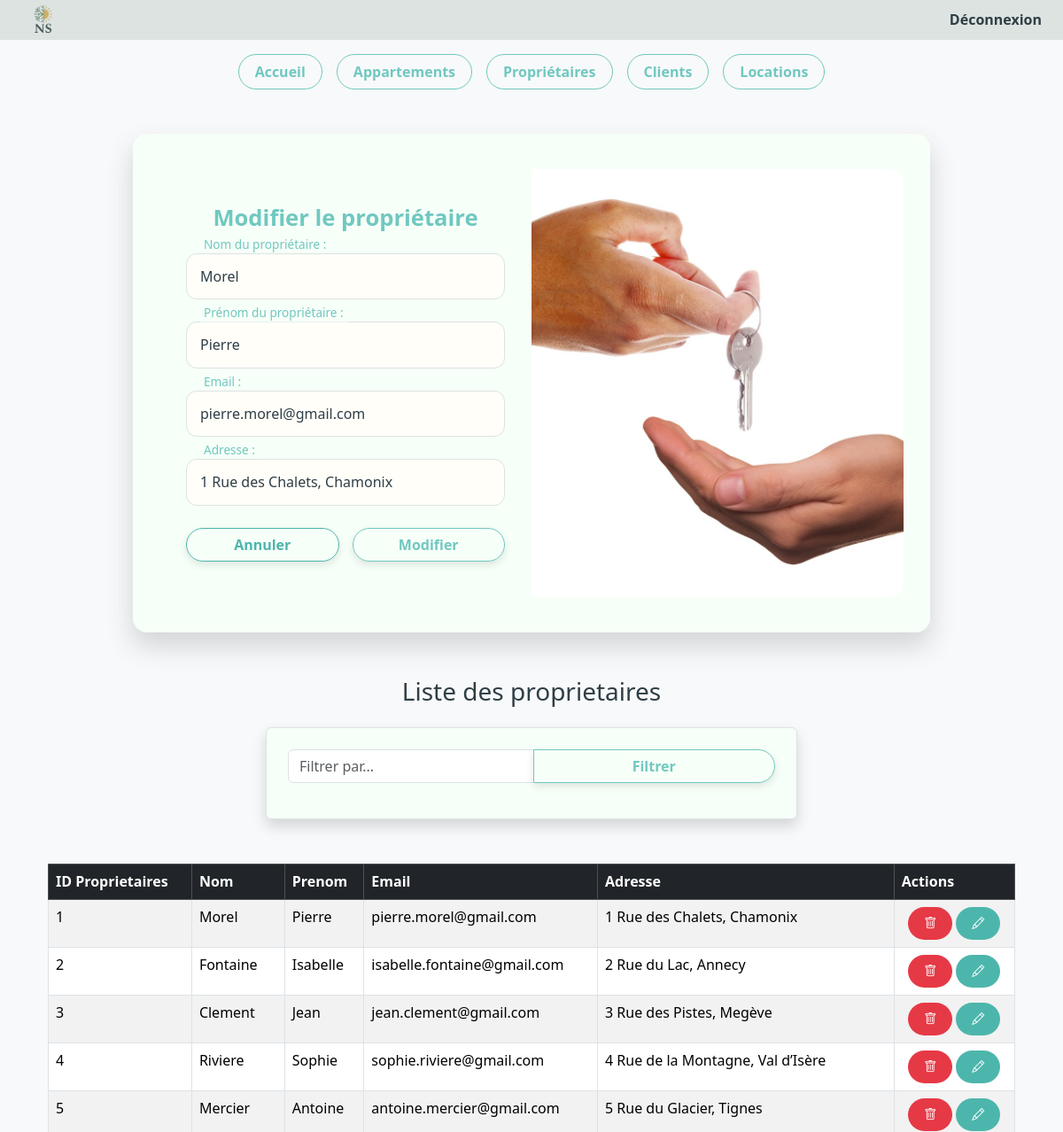
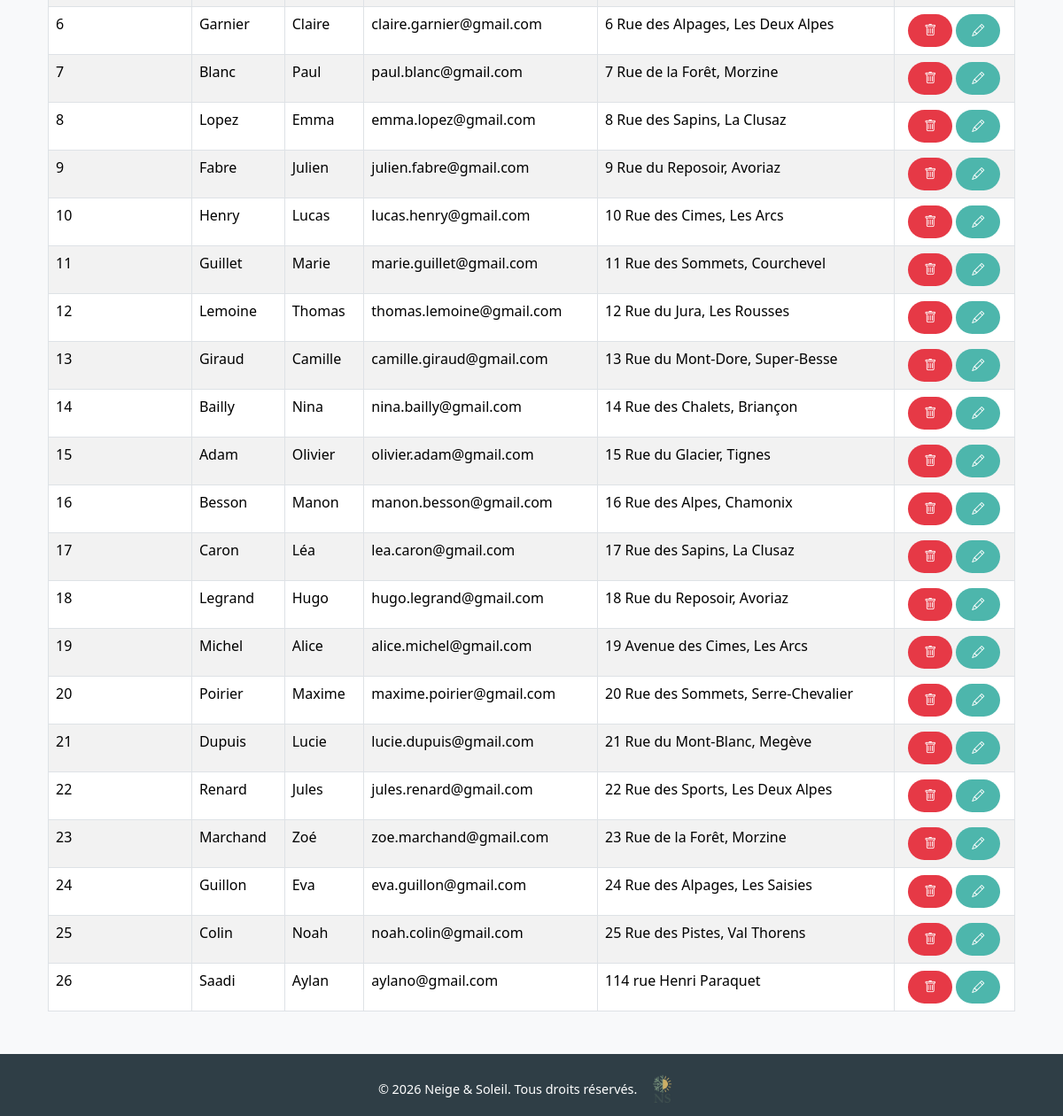
Page /index.php?page=3&action=edit&idproprio=1 (signed in) on the committed database (2 pictures, top to bottom).
### tables this page shows
CREATE TABLE proprietaire (
  idproprio INT NOT NULL AUTO_INCREMENT,
  nom VARCHAR(50) NOT NULL,
  prenom VARCHAR(50) NOT NULL,
  email VARCHAR(50) NOT NULL,
  adresse TEXT NOT NULL,
  PRIMARY KEY (idproprio),
  UNIQUE KEY email (email)
);

### controleur/gestion_proprietaire.php (called while the page is built, shortened)
<?php
	$Proprietaire = null;
		if (isset($_GET['action']) && isset($_GET['idproprio'])){
			$action = $_GET['action'];
			$idproprio = (int)$_GET['idproprio'];
			switch ($action){
				case "edit":
					$Proprietaire = $unControleur->selectWhere_proprietaire($idproprio);
					break;
			}
		}
	$proprietaires = $unControleur->selectAll_proprietaires();
	require_once ("vue/vue_insert_Proprietaire.php");
	if(isset($_POST['Filtrer'])){
		$filtre = $_POST['filtre'];
		$lesProprietaires = $unControleur->selectLike_Proprietaire($filtre);
	}else {
		$lesProprietaires = $unControleur->selectAll_Proprietaires();
	}
	require_once("vue/vue_select_proprietaire.php");
?>

### modele/modele.class.php (called while the page is built, shortened)
<?php
class Modele {
    private $unPdo;
    public function __construct() {
        $url = "mysql:host=localhost;dbname=ns";
        $user = "root";
        $mdp = "";
        try {
            $this->unPdo = new PDO($url, $user, $mdp);
            $this->unPdo->setAttribute(PDO::ATTR_ERRMODE, PDO::ERRMODE_EXCEPTION);
        } catch (PDOException $exp) {
            echo "Erreur de Connexion à " . $url . "<br>";
            echo $exp->getMessage();
            exit();
        }
    }
    public function selectAll_proprietaires() {
        $requete = "SELECT * FROM proprietaire";
        $exec = $this->unPdo->prepare($requete);
        $exec->execute();
        return $exec->fetchAll();
    }
    public function selectWhere_proprietaire($idproprio) {
        $requete = "SELECT * FROM proprietaire WHERE idproprio = :idproprio";
        $exec = $this->unPdo->prepare($requete);
        $exec->execute([":idproprio" => $idproprio]);
        return $exec->fetch();
    }
}
?>

### controleur/controleur.class.php (called while the page is built, shortened)
<?php
require_once("modele/modele.class.php");
class Controleur
{
    private $unModele;
    public function __construct()
    {
        $this->unModele = new Modele();
    }
    public function selectAll_proprietaires()
    {
        return $this->unModele->selectAll_proprietaires();
    }
    public function selectWhere_proprietaire($idproprietaire)
    {
        return $this->unModele->selectWhere_Proprietaire($idproprietaire);
    }
}

### vue/vue_select_proprietaire.php (the view)
<h3 class="text-center mb-4">Liste des proprietaires</h3>
<form method="post" class="container mt-3 p-4 border rounded shadow" style="max-width: 600px;">
    <div class="input-group mb-3">
        <input type="text" name="filtre" class="form-control" placeholder="Filtrer par...">
        <button type="submit" name="Filtrer" class="btn btn-primary">Filtrer</button>
    </div>
</form>
<div class="container mt-3">
    <table class="table table-striped table-bordered">
        <thead class="table-dark">
            <tr>
                <th>ID Proprietaires</th>
                <th>Nom</th>
                <th>Prenom</th>
                <th>Email</th>
                <th>Adresse</th>
                <th>Actions</th>
            </tr>
        </thead>
        <tbody>
            <?php
            if (isset($lesProprietaires)){
                foreach($lesProprietaires as $unProprietaire){
                    echo "<tr>";
                    echo "<td>".$unProprietaire['idproprio']."</td>";
                    echo "<td>".$unProprietaire['nom']."</td>";
                    echo "<td>".$unProprietaire['prenom']."</td>";
                    echo "<td>".$unProprietaire['email']."</td>";
                    echo "<td>".$unProprietaire['adresse']."</td>";
                    echo "<td>";
                    echo "<a href='index.php?page=3&action=sup&idproprio=".$unProprietaire['idproprio']."'
                           onclick=\"return confirm('Voulez-vous vraiment supprimer cet Proprietaire ?');\"
                           class='btn btn-danger btn-sm me-1'>
                           <i class='bi bi-trash'></i>
                          </a>";
                    echo "<a href='index.php?page=3&action=edit&idproprio=".$unProprietaire['idproprio']."'
                           class='btn btn-warning btn-sm'>
                           <i class='bi bi-pencil'></i>
                          </a>";
                    echo "</td>";
                    echo "</tr>";
                }
            }
            ?>
        </tbody>
    </table>
</div>

### vue/vue_insert_proprietaire.php (shortened to what this page needs)
<div class="container">
    <form method="post" class="form-with-image">
        <div class="form-fields">
            <h3 class="text-center mb-4">
                <?= ($Proprietaire == null) ? "Ajout d'un propriétaire" : "Modifier le propriétaire" ?>
            </h3>
            <div class="form-group">
                <input type="text" id="nom" name="nom" placeholder=" "
                    value="<?= ($Proprietaire == null) ? '' : htmlspecialchars($Proprietaire['nom']) ?>" required>
                <label for="nom">Nom du propriétaire :</label>
            </div>
            <div class="form-group">
                <input type="text" id="prenom" name="prenom" placeholder=" "
                    value="<?= ($Proprietaire == null) ? '' : htmlspecialchars($Proprietaire['prenom']) ?>" required>
                <label for="prenom">Prénom du propriétaire :</label>
            </div>
            <div class="form-group">
                <input type="email" id="email" name="email" placeholder=" "
                    value="<?= ($Proprietaire == null) ? '' : htmlspecialchars($Proprietaire['email']) ?>" required>
                <label for="email">Email :</label>
            </div>
            <div class="form-group">
                <input type="text" id="adresse" name="adresse" placeholder=" "
                    value="<?= ($Proprietaire == null) ? '' : htmlspecialchars($Proprietaire['adresse']) ?>" required>
                <label for="adresse">Adresse :</label>
            </div>
            <div class="d-flex">
                <button type="reset" class="btn btn-secondary">Annuler</button>
                <button type="submit"
                    <?= ($Proprietaire == null) ? 'name="Valider"' : 'name="Modifier"' ?>
                    class="btn btn-primary">
                    <?= ($Proprietaire == null) ? 'Valider' : 'Modifier' ?>
                </button>
            </div>
        </div>
        <div class="form-image">
            <img src="images/design/proprietaire-.jpg" alt="Ajout propriétaire">
        </div>
    </form>
</div>

### styles/style.css (style rules this page uses)
:root { --color-dark: #2F3E46; --color-neutral: #DCE3E1; --color-accent: #70C8C0; --color-secondary: #4DB6AC; --color-bg: #F6FFF8; --color-highlight: #A3D9D0; --color-error: #E63946; }
*, *::after, *::before { box-sizing: border-box; }
body, html { height: 100%; margin: 0; padding: 0; font-family: 'Segoe UI', Tahoma, Geneva, Verdana, sans-serif; line-height: 1.4; color: var(--color-dark); background-color: var(--color-bg); }
.btn, .home-btn, .btn-dashboard, form .btn, .home-contact-form button { display: inline-block; font-weight: 600; border-radius: 50px; text-align: center; cursor: pointer; transition: all 0.3s ease; text-decoration: none; padding: 8px 18px; }
.btn, .home-btn, .btn-dashboard, form .btn-primary { background-color: transparent; color: var(--color-accent); border: 1px solid var(--color-accent); }
form .btn { flex: 1; padding: 6px 10px; box-shadow: 0 4px 10px rgba(0, 0, 0, 0.1); }
form .btn-secondary { color: var(--color-secondary); border: 1px solid var(--color-secondary); }
.btn-danger { background-color: var(--color-error); border: none; color: #fff; }
.btn-warning { background-color: var(--color-secondary); border: none; color: #fff; }
form { background: var(--color-bg); padding: 40px 30px; border-radius: 2rem; box-shadow: 0 15px 30px rgba(54,59,72,0.2); margin: 50px auto; max-width: 700px; width: 100%; }
form h2, form h3 { text-align: center; margin-bottom: 20px; color: var(--color-accent); font-weight: 600; font-size: 1.6rem; }
.form-group { position: relative; margin-bottom: 25px; }
.form-group input, .form-group select, .form-group textarea, .home-contact-form input, .home-contact-form textarea { width: 100%; padding: 14px 45px 14px 15px; border: 1px solid var(--color-neutral); border-radius: 12px; background-color: #fffef9; color: var(--color-dark); font-size: 1rem; transition: all 0.3s ease; }
.form-group label { position: absolute; left: 45px; top: 50%; transform: translateY(-50%); color: var(--color-secondary); font-size: 1rem; pointer-events: none; transition: all 0.3s ease; }
.form-group input:focus + label, .form-group input:not(:placeholder-shown) + label, .form-group textarea:focus + label, .form-group textarea:not(:placeholder-shown) + label, .form-group select:focus + label, .form-group select:not([value=""]) + label { top: -10px; left: 15px; font-size: 0.85rem; color: var(--color-accent); background: var(--color-bg); padding: 0 5px; }
form .d-flex, .home-form-row { display: flex; gap: 15px; justify-content: space-between; }
.form-with-image { display: flex; flex-direction: row; overflow: hidden; border-radius: 16px; max-width: 900px; margin: 50px auto; }
.form-with-image .form-fields { flex: 1; padding: 40px 30px; display: flex; flex-direction: column; justify-content: center; }
.form-with-image .form-image { flex-shrink: 0; width: 50%; min-width: 200px; }
.form-with-image .form-image img { width: 100%; height: 100%; object-fit: cover; border-top-right-radius: 16px; border-bottom-right-radius: 16px; }
img, .btn-dashboard, form .btn { max-width: 100%; height: auto; box-sizing: border-box; }
table td:last-child { white-space: nowrap !important; text-align: center; vertical-align: middle; }
table td a.btn { display: inline-flex; align-items: center; justify-content: center; vertical-align: middle; margin-right: 6px; }
table td a.btn:last-child { margin-right: 0; }

### rows in the picture
proprietaire: nom "Morel", prenom "Pierre", email "pierre.morel@gmail.com", adresse "1 Rue des Chalets, Chamonix", idproprio "1"
proprietaire: idproprio "2", nom "Fontaine", prenom "Isabelle", email "isabelle.fontaine@gmail.com", adresse "2 Rue du Lac, Annecy"
proprietaire: idproprio "3", nom "Clement", prenom "Jean", email "jean.clement@gmail.com", adresse "3 Rue des Pistes, Megève"
proprietaire: idproprio "4", nom "Riviere", prenom "Sophie", email "sophie.riviere@gmail.com", adresse "4 Rue de la Montagne, Val d’Isère"
proprietaire: idproprio "5", nom "Mercier", prenom "Antoine", email "antoine.mercier@gmail.com", adresse "5 Rue du Glacier, Tignes"
proprietaire: idproprio "6", nom "Garnier", prenom "Claire", email "claire.garnier@gmail.com", adresse "6 Rue des Alpages, Les Deux Alpes"
proprietaire: idproprio "7", nom "Blanc", prenom "Paul", email "paul.blanc@gmail.com", adresse "7 Rue de la Forêt, Morzine"
proprietaire: idproprio "8", nom "Lopez", prenom "Emma", email "emma.lopez@gmail.com", adresse "8 Rue des Sapins, La Clusaz"
proprietaire: idproprio "9", nom "Fabre", prenom "Julien", email "julien.fabre@gmail.com", adresse "9 Rue du Reposoir, Avoriaz"
proprietaire: idproprio "10", nom "Henry", prenom "Lucas", email "lucas.henry@gmail.com", adresse "10 Rue des Cimes, Les Arcs"
proprietaire: idproprio "11", nom "Guillet", prenom "Marie", email "marie.guillet@gmail.com", adresse "11 Rue des Sommets, Courchevel"
proprietaire: idproprio "12", nom "Lemoine", prenom "Thomas", email "thomas.lemoine@gmail.com", adresse "12 Rue du Jura, Les Rousses"
proprietaire: idproprio "13", nom "Giraud", prenom "Camille", email "camille.giraud@gmail.com", adresse "13 Rue du Mont-Dore, Super-Besse"
proprietaire: idproprio "14", nom "Bailly", prenom "Nina", email "nina.bailly@gmail.com", adresse "14 Rue des Chalets, Briançon"
proprietaire: idproprio "15", nom "Adam", prenom "Olivier", email "olivier.adam@gmail.com", adresse "15 Rue du Glacier, Tignes"
proprietaire: idproprio "16", nom "Besson", prenom "Manon", email "manon.besson@gmail.com", adresse "16 Rue des Alpes, Chamonix"
proprietaire: idproprio "17", nom "Caron", prenom "Léa", email "lea.caron@gmail.com", adresse "17 Rue des Sapins, La Clusaz"
proprietaire: idproprio "18", nom "Legrand", prenom "Hugo", email "hugo.legrand@gmail.com", adresse "18 Rue du Reposoir, Avoriaz"
proprietaire: idproprio "19", nom "Michel", prenom "Alice", email "alice.michel@gmail.com", adresse "19 Avenue des Cimes, Les Arcs"
proprietaire: idproprio "20", nom "Poirier", prenom "Maxime", email "maxime.poirier@gmail.com", adresse "20 Rue des Sommets, Serre-Chevalier"
proprietaire: idproprio "21", nom "Dupuis", prenom "Lucie", email "lucie.dupuis@gmail.com", adresse "21 Rue du Mont-Blanc, Megève"
proprietaire: idproprio "22", nom "Renard", prenom "Jules", email "jules.renard@gmail.com", adresse "22 Rue des Sports, Les Deux Alpes"
proprietaire: idproprio "23", nom "Marchand", prenom "Zoé", email "zoe.marchand@gmail.com", adresse "23 Rue de la Forêt, Morzine"
proprietaire: idproprio "24", nom "Guillon", prenom "Eva", email "eva.guillon@gmail.com", adresse "24 Rue des Alpages, Les Saisies"
proprietaire: idproprio "25", nom "Colin", prenom "Noah", email "noah.colin@gmail.com", adresse "25 Rue des Pistes, Val Thorens"
proprietaire: idproprio "26", nom "Saadi", prenom "Aylan", email "aylano@gmail.com", adresse "114 rue Henri Paraquet"
